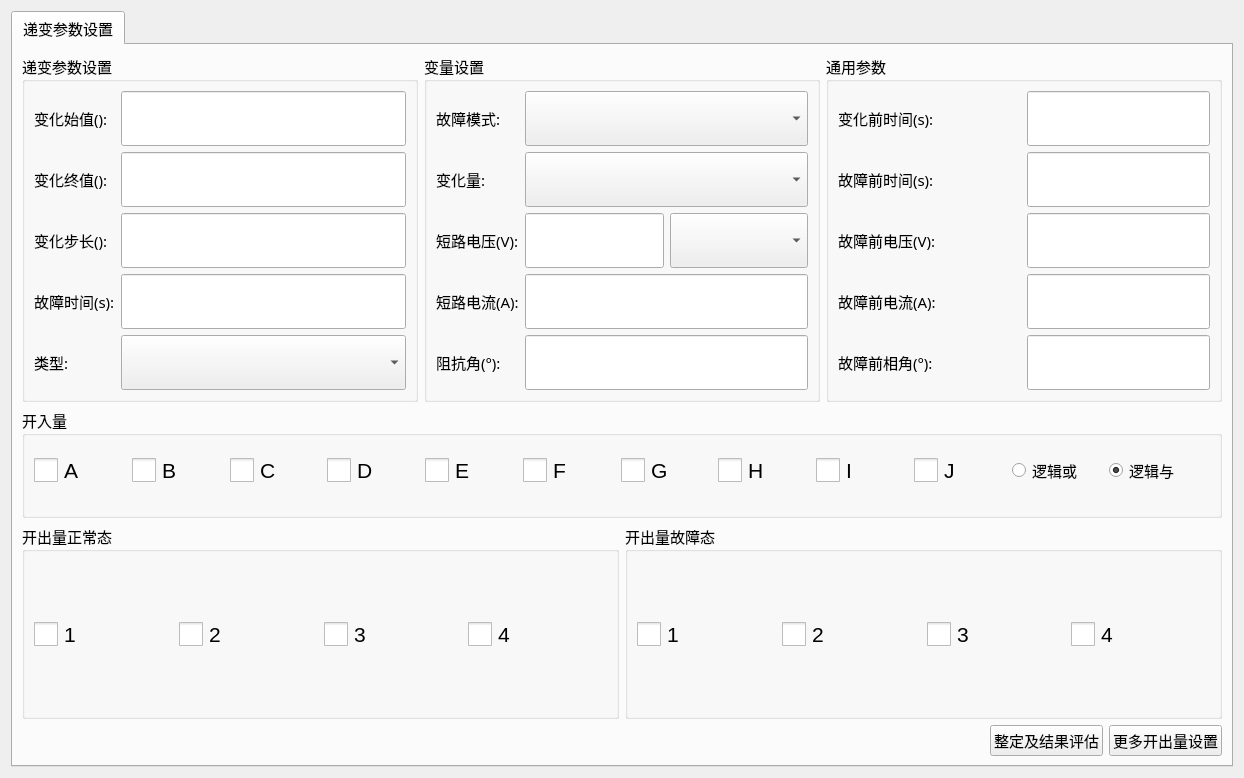
<?xml version="1.0" encoding="UTF-8"?>
<ui version="4.0">
 <class>QSttMacroParaEditViewFaultGradient</class>
 <widget class="QWidget" name="QSttMacroParaEditViewFaultGradient">
  <property name="geometry">
   <rect>
    <x>0</x>
    <y>0</y>
    <width>1244</width>
    <height>778</height>
   </rect>
  </property>
  <property name="font">
   <font>
    <family>Agency FB</family>
   </font>
  </property>
  <property name="windowTitle">
   <string>Form</string>
  </property>
  <layout class="QVBoxLayout" name="verticalLayout_2">
   <item>
    <widget class="QSttTabWidget" name="m_tabWidget">
     <property name="font">
      <font>
       <pointsize>11</pointsize>
      </font>
     </property>
     <property name="currentIndex">
      <number>0</number>
     </property>
     <widget class="QWidget" name="tab">
      <attribute name="title">
       <string>递变参数设置</string>
      </attribute>
      <layout class="QVBoxLayout" name="verticalLayout_3">
       <item>
        <layout class="QHBoxLayout" name="horizontalLayout_3" stretch="1,1,1">
         <item>
          <widget class="QGroupBox" name="m_gpChangeSet">
           <property name="sizePolicy">
            <sizepolicy hsizetype="Preferred" vsizetype="Preferred">
             <horstretch>0</horstretch>
             <verstretch>0</verstretch>
            </sizepolicy>
           </property>
           <property name="minimumSize">
            <size>
             <width>0</width>
             <height>250</height>
            </size>
           </property>
           <property name="title">
            <string>递变参数设置</string>
           </property>
           <layout class="QGridLayout" name="gridLayout">
            <item row="0" column="0">
             <widget class="QLabel" name="m_labInit">
              <property name="text">
               <string>变化始值():</string>
              </property>
             </widget>
            </item>
            <item row="0" column="1">
             <widget class="QSttLineEdit" name="m_editInit">
              <property name="sizePolicy">
               <sizepolicy hsizetype="Expanding" vsizetype="Preferred">
                <horstretch>0</horstretch>
                <verstretch>0</verstretch>
               </sizepolicy>
              </property>
              <property name="minimumSize">
               <size>
                <width>0</width>
                <height>0</height>
               </size>
              </property>
             </widget>
            </item>
            <item row="1" column="0">
             <widget class="QLabel" name="m_labFinish">
              <property name="text">
               <string>变化终值():</string>
              </property>
             </widget>
            </item>
            <item row="1" column="1">
             <widget class="QSttLineEdit" name="m_editFinish">
              <property name="sizePolicy">
               <sizepolicy hsizetype="Expanding" vsizetype="Preferred">
                <horstretch>0</horstretch>
                <verstretch>0</verstretch>
               </sizepolicy>
              </property>
              <property name="minimumSize">
               <size>
                <width>0</width>
                <height>0</height>
               </size>
              </property>
             </widget>
            </item>
            <item row="2" column="0">
             <widget class="QLabel" name="m_labStep">
              <property name="text">
               <string>变化步长():</string>
              </property>
             </widget>
            </item>
            <item row="2" column="1">
             <widget class="QSttLineEdit" name="m_editStep">
              <property name="sizePolicy">
               <sizepolicy hsizetype="Expanding" vsizetype="Preferred">
                <horstretch>0</horstretch>
                <verstretch>0</verstretch>
               </sizepolicy>
              </property>
              <property name="minimumSize">
               <size>
                <width>0</width>
                <height>0</height>
               </size>
              </property>
             </widget>
            </item>
            <item row="3" column="0">
             <widget class="QLabel" name="m_labTime">
              <property name="text">
               <string>故障时间(s):</string>
              </property>
             </widget>
            </item>
            <item row="3" column="1">
             <widget class="QSttLineEdit" name="m_editFaultTime">
              <property name="sizePolicy">
               <sizepolicy hsizetype="Expanding" vsizetype="Preferred">
                <horstretch>0</horstretch>
                <verstretch>0</verstretch>
               </sizepolicy>
              </property>
              <property name="minimumSize">
               <size>
                <width>0</width>
                <height>0</height>
               </size>
              </property>
             </widget>
            </item>
            <item row="4" column="0">
             <widget class="QLabel" name="m_labType">
              <property name="text">
               <string>类型:</string>
              </property>
             </widget>
            </item>
            <item row="4" column="1">
             <widget class="QScrollComboBox" name="m_cbbType">
              <property name="sizePolicy">
               <sizepolicy hsizetype="Preferred" vsizetype="Preferred">
                <horstretch>0</horstretch>
                <verstretch>0</verstretch>
               </sizepolicy>
              </property>
              <property name="minimumSize">
               <size>
                <width>0</width>
                <height>0</height>
               </size>
              </property>
              <property name="maximumSize">
               <size>
                <width>16777215</width>
                <height>16777215</height>
               </size>
              </property>
             </widget>
            </item>
           </layout>
           <zorder>m_labInit</zorder>
           <zorder>m_editInit</zorder>
           <zorder>m_editFinish</zorder>
           <zorder>m_labFinish</zorder>
           <zorder>m_labStep</zorder>
           <zorder>m_editStep</zorder>
           <zorder>m_labTime</zorder>
           <zorder>m_editFaultTime</zorder>
           <zorder>m_cbbType</zorder>
           <zorder>m_labType</zorder>
          </widget>
         </item>
         <item>
          <widget class="QGroupBox" name="m_gpVarSet">
           <property name="sizePolicy">
            <sizepolicy hsizetype="Preferred" vsizetype="Preferred">
             <horstretch>0</horstretch>
             <verstretch>0</verstretch>
            </sizepolicy>
           </property>
           <property name="minimumSize">
            <size>
             <width>0</width>
             <height>250</height>
            </size>
           </property>
           <property name="title">
            <string>变量设置</string>
           </property>
           <layout class="QGridLayout" name="gridLayout_2">
            <item row="0" column="0">
             <widget class="QLabel" name="m_labVar">
              <property name="text">
               <string>故障模式:</string>
              </property>
             </widget>
            </item>
            <item row="0" column="1">
             <widget class="QScrollComboBox" name="m_cbbFaultMode">
              <property name="sizePolicy">
               <sizepolicy hsizetype="Preferred" vsizetype="Preferred">
                <horstretch>0</horstretch>
                <verstretch>0</verstretch>
               </sizepolicy>
              </property>
              <property name="minimumSize">
               <size>
                <width>0</width>
                <height>0</height>
               </size>
              </property>
              <property name="maxVisibleItems">
               <number>5</number>
              </property>
             </widget>
            </item>
            <item row="1" column="0">
             <widget class="QLabel" name="m_labVar_2">
              <property name="text">
               <string>变化量:</string>
              </property>
             </widget>
            </item>
            <item row="1" column="1">
             <widget class="QScrollComboBox" name="m_cbbChangeVaule">
              <property name="sizePolicy">
               <sizepolicy hsizetype="Preferred" vsizetype="Preferred">
                <horstretch>0</horstretch>
                <verstretch>0</verstretch>
               </sizepolicy>
              </property>
              <property name="minimumSize">
               <size>
                <width>0</width>
                <height>0</height>
               </size>
              </property>
              <property name="font">
               <font>
                <pointsize>20</pointsize>
               </font>
              </property>
             </widget>
            </item>
            <item row="2" column="0">
             <widget class="QLabel" name="m_labShortVm">
              <property name="text">
               <string>短路电压(V):</string>
              </property>
             </widget>
            </item>
            <item row="2" column="1">
             <layout class="QHBoxLayout" name="horizontalLayout" stretch="1,1">
              <item>
               <widget class="QSttLineEdit" name="m_editShortVm">
                <property name="sizePolicy">
                 <sizepolicy hsizetype="Preferred" vsizetype="Preferred">
                  <horstretch>0</horstretch>
                  <verstretch>0</verstretch>
                 </sizepolicy>
                </property>
                <property name="minimumSize">
                 <size>
                  <width>0</width>
                  <height>0</height>
                 </size>
                </property>
               </widget>
              </item>
              <item>
               <widget class="QScrollComboBox" name="m_cbbShortVm">
                <property name="sizePolicy">
                 <sizepolicy hsizetype="Preferred" vsizetype="Preferred">
                  <horstretch>0</horstretch>
                  <verstretch>0</verstretch>
                 </sizepolicy>
                </property>
                <property name="minimumSize">
                 <size>
                  <width>0</width>
                  <height>0</height>
                 </size>
                </property>
               </widget>
              </item>
             </layout>
            </item>
            <item row="3" column="0">
             <widget class="QLabel" name="m_labDirection">
              <property name="text">
               <string>短路电流(A):</string>
              </property>
             </widget>
            </item>
            <item row="3" column="1">
             <widget class="QSttLineEdit" name="m_editShortVa">
              <property name="sizePolicy">
               <sizepolicy hsizetype="Expanding" vsizetype="Preferred">
                <horstretch>0</horstretch>
                <verstretch>0</verstretch>
               </sizepolicy>
              </property>
              <property name="minimumSize">
               <size>
                <width>0</width>
                <height>0</height>
               </size>
              </property>
             </widget>
            </item>
            <item row="4" column="0">
             <widget class="QLabel" name="m_labDirection_2">
              <property name="text">
               <string>阻抗角(°):</string>
              </property>
             </widget>
            </item>
            <item row="4" column="1">
             <widget class="QSttLineEdit" name="m_editAngle">
              <property name="sizePolicy">
               <sizepolicy hsizetype="Expanding" vsizetype="Preferred">
                <horstretch>0</horstretch>
                <verstretch>0</verstretch>
               </sizepolicy>
              </property>
              <property name="minimumSize">
               <size>
                <width>0</width>
                <height>0</height>
               </size>
              </property>
             </widget>
            </item>
           </layout>
          </widget>
         </item>
         <item>
          <widget class="QGroupBox" name="m_gpMannual">
           <property name="minimumSize">
            <size>
             <width>0</width>
             <height>250</height>
            </size>
           </property>
           <property name="title">
            <string>通用参数</string>
           </property>
           <layout class="QGridLayout" name="gridLayout_3">
            <item row="0" column="0">
             <widget class="QLabel" name="m_labTimeBeforeChange">
              <property name="text">
               <string>变化前时间(s):</string>
              </property>
             </widget>
            </item>
            <item row="0" column="1">
             <widget class="QSttLineEdit" name="m_editTimeBeforeChange">
              <property name="sizePolicy">
               <sizepolicy hsizetype="Preferred" vsizetype="Preferred">
                <horstretch>0</horstretch>
                <verstretch>0</verstretch>
               </sizepolicy>
              </property>
             </widget>
            </item>
            <item row="1" column="0">
             <widget class="QLabel" name="m_labTimeBeforeFail">
              <property name="text">
               <string>故障前时间(s):</string>
              </property>
             </widget>
            </item>
            <item row="1" column="1">
             <widget class="QSttLineEdit" name="m_editTimeBeforeFail">
              <property name="sizePolicy">
               <sizepolicy hsizetype="Preferred" vsizetype="Preferred">
                <horstretch>0</horstretch>
                <verstretch>0</verstretch>
               </sizepolicy>
              </property>
             </widget>
            </item>
            <item row="2" column="0">
             <widget class="QLabel" name="m_labTimeBeforeChange_2">
              <property name="text">
               <string>故障前电压(V):</string>
              </property>
             </widget>
            </item>
            <item row="2" column="1">
             <widget class="QSttLineEdit" name="m_editFaultBeforeVm">
              <property name="sizePolicy">
               <sizepolicy hsizetype="Preferred" vsizetype="Preferred">
                <horstretch>0</horstretch>
                <verstretch>0</verstretch>
               </sizepolicy>
              </property>
             </widget>
            </item>
            <item row="3" column="0">
             <widget class="QLabel" name="m_labTimeBeforeFail_2">
              <property name="text">
               <string>故障前电流(A):</string>
              </property>
             </widget>
            </item>
            <item row="3" column="1">
             <widget class="QSttLineEdit" name="m_editFaultBeforeVa">
              <property name="sizePolicy">
               <sizepolicy hsizetype="Preferred" vsizetype="Preferred">
                <horstretch>0</horstretch>
                <verstretch>0</verstretch>
               </sizepolicy>
              </property>
             </widget>
            </item>
            <item row="4" column="0">
             <widget class="QLabel" name="m_labTimeBeforeFail_3">
              <property name="text">
               <string>故障前相角(°):</string>
              </property>
             </widget>
            </item>
            <item row="4" column="1">
             <widget class="QSttLineEdit" name="m_editFaultBeforeAngle">
              <property name="sizePolicy">
               <sizepolicy hsizetype="Preferred" vsizetype="Preferred">
                <horstretch>0</horstretch>
                <verstretch>0</verstretch>
               </sizepolicy>
              </property>
             </widget>
            </item>
           </layout>
          </widget>
         </item>
        </layout>
       </item>
       <item>
        <layout class="QVBoxLayout" name="verticalLayout">
         <item>
          <widget class="QGroupBox" name="m_gpBin">
           <property name="minimumSize">
            <size>
             <width>0</width>
             <height>110</height>
            </size>
           </property>
           <property name="maximumSize">
            <size>
             <width>16777215</width>
             <height>110</height>
            </size>
           </property>
           <property name="title">
            <string>开入量</string>
           </property>
           <layout class="QHBoxLayout" name="horizontalLayout_4">
            <item>
             <layout class="QGridLayout" name="gridLayout_4">
              <property name="rightMargin">
               <number>9</number>
              </property>
              <property name="bottomMargin">
               <number>9</number>
              </property>
              <item row="0" column="3">
               <widget class="QSttCheckBox" name="m_cbBinD3">
                <property name="font">
                 <font>
                  <pointsize>16</pointsize>
                 </font>
                </property>
                <property name="styleSheet">
                 <string notr="true">QCheckBox::indicator {  
width: 24px;  height: 24px;
}</string>
                </property>
                <property name="text">
                 <string>D</string>
                </property>
                <attribute name="buttonGroup">
                 <string notr="true">btnGrpBin</string>
                </attribute>
               </widget>
              </item>
              <item row="0" column="8">
               <widget class="QSttCheckBox" name="m_cbBinI8">
                <property name="font">
                 <font>
                  <pointsize>16</pointsize>
                 </font>
                </property>
                <property name="styleSheet">
                 <string notr="true">QCheckBox::indicator {  
width: 24px;  height: 24px;
}</string>
                </property>
                <property name="text">
                 <string>I</string>
                </property>
                <attribute name="buttonGroup">
                 <string notr="true">btnGrpBin</string>
                </attribute>
               </widget>
              </item>
              <item row="0" column="9">
               <widget class="QSttCheckBox" name="m_cbBinJ9">
                <property name="font">
                 <font>
                  <pointsize>16</pointsize>
                 </font>
                </property>
                <property name="styleSheet">
                 <string notr="true">QCheckBox::indicator {  
width: 24px;  height: 24px;
}</string>
                </property>
                <property name="text">
                 <string>J</string>
                </property>
                <attribute name="buttonGroup">
                 <string notr="true">btnGrpBin</string>
                </attribute>
               </widget>
              </item>
              <item row="0" column="10">
               <widget class="QRadioButton" name="m_rbOr">
                <property name="text">
                 <string>逻辑或</string>
                </property>
               </widget>
              </item>
              <item row="0" column="1">
               <widget class="QSttCheckBox" name="m_cbBinB1">
                <property name="font">
                 <font>
                  <pointsize>16</pointsize>
                 </font>
                </property>
                <property name="styleSheet">
                 <string notr="true">QCheckBox::indicator {  
width: 24px;  height: 24px;
}</string>
                </property>
                <property name="text">
                 <string>B</string>
                </property>
                <attribute name="buttonGroup">
                 <string notr="true">btnGrpBin</string>
                </attribute>
               </widget>
              </item>
              <item row="0" column="5">
               <widget class="QSttCheckBox" name="m_cbBinF5">
                <property name="font">
                 <font>
                  <pointsize>16</pointsize>
                 </font>
                </property>
                <property name="styleSheet">
                 <string notr="true">QCheckBox::indicator {  
width: 24px;  height: 24px;
}</string>
                </property>
                <property name="text">
                 <string>F</string>
                </property>
                <attribute name="buttonGroup">
                 <string notr="true">btnGrpBin</string>
                </attribute>
               </widget>
              </item>
              <item row="0" column="0">
               <widget class="QSttCheckBox" name="m_cbBinA0">
                <property name="font">
                 <font>
                  <pointsize>16</pointsize>
                 </font>
                </property>
                <property name="styleSheet">
                 <string notr="true">QCheckBox::indicator {  
width: 24px;  height: 24px;
}</string>
                </property>
                <property name="text">
                 <string>A</string>
                </property>
                <attribute name="buttonGroup">
                 <string notr="true">btnGrpBin</string>
                </attribute>
               </widget>
              </item>
              <item row="0" column="2">
               <widget class="QSttCheckBox" name="m_cbBinC2">
                <property name="font">
                 <font>
                  <pointsize>16</pointsize>
                 </font>
                </property>
                <property name="styleSheet">
                 <string notr="true">QCheckBox::indicator {  
width: 24px;  height: 24px;
}</string>
                </property>
                <property name="text">
                 <string>C</string>
                </property>
                <attribute name="buttonGroup">
                 <string notr="true">btnGrpBin</string>
                </attribute>
               </widget>
              </item>
              <item row="0" column="6">
               <widget class="QSttCheckBox" name="m_cbBinG6">
                <property name="font">
                 <font>
                  <pointsize>16</pointsize>
                 </font>
                </property>
                <property name="styleSheet">
                 <string notr="true">QCheckBox::indicator {  
width: 24px;  height: 24px;
}</string>
                </property>
                <property name="text">
                 <string>G</string>
                </property>
                <attribute name="buttonGroup">
                 <string notr="true">btnGrpBin</string>
                </attribute>
               </widget>
              </item>
              <item row="0" column="7">
               <widget class="QSttCheckBox" name="m_cbBinH7">
                <property name="font">
                 <font>
                  <pointsize>16</pointsize>
                 </font>
                </property>
                <property name="styleSheet">
                 <string notr="true">QCheckBox::indicator {  
width: 24px;  height: 24px;
}</string>
                </property>
                <property name="text">
                 <string>H</string>
                </property>
                <attribute name="buttonGroup">
                 <string notr="true">btnGrpBin</string>
                </attribute>
               </widget>
              </item>
              <item row="0" column="4">
               <widget class="QSttCheckBox" name="m_cbBinE4">
                <property name="font">
                 <font>
                  <pointsize>16</pointsize>
                 </font>
                </property>
                <property name="styleSheet">
                 <string notr="true">QCheckBox::indicator {  
width: 24px;  height: 24px;
}</string>
                </property>
                <property name="text">
                 <string>E</string>
                </property>
                <attribute name="buttonGroup">
                 <string notr="true">btnGrpBin</string>
                </attribute>
               </widget>
              </item>
              <item row="0" column="11">
               <widget class="QRadioButton" name="m_rbAnd">
                <property name="text">
                 <string>逻辑与</string>
                </property>
                <property name="checked">
                 <bool>true</bool>
                </property>
               </widget>
              </item>
             </layout>
            </item>
           </layout>
          </widget>
         </item>
         <item>
          <layout class="QHBoxLayout" name="horizontalLayout_5">
           <item>
            <widget class="QGroupBox" name="m_gpBoutNormal">
             <property name="title">
              <string>开出量正常态</string>
             </property>
             <layout class="QGridLayout" name="gridLayout_10">
              <item row="0" column="0">
               <layout class="QGridLayout" name="gridLayout_5">
                <item row="0" column="3">
                 <widget class="QSttCheckBox" name="m_cbBOut3">
                  <property name="font">
                   <font>
                    <pointsize>16</pointsize>
                   </font>
                  </property>
                  <property name="styleSheet">
                   <string notr="true">QCheckBox::indicator {  
width: 24px;  height: 24px;
}</string>
                  </property>
                  <property name="text">
                   <string>4</string>
                  </property>
                  <attribute name="buttonGroup">
                   <string notr="true">btnGrpOutNormalError</string>
                  </attribute>
                 </widget>
                </item>
                <item row="0" column="0">
                 <widget class="QSttCheckBox" name="m_cbBOut0">
                  <property name="font">
                   <font>
                    <pointsize>16</pointsize>
                   </font>
                  </property>
                  <property name="styleSheet">
                   <string notr="true">QCheckBox::indicator {  
width: 24px;  height: 24px;
}</string>
                  </property>
                  <property name="text">
                   <string>1</string>
                  </property>
                  <attribute name="buttonGroup">
                   <string notr="true">btnGrpOutNormalError</string>
                  </attribute>
                 </widget>
                </item>
                <item row="0" column="2">
                 <widget class="QSttCheckBox" name="m_cbBOut2">
                  <property name="font">
                   <font>
                    <pointsize>16</pointsize>
                   </font>
                  </property>
                  <property name="styleSheet">
                   <string notr="true">QCheckBox::indicator {  
width: 24px;  height: 24px;
}</string>
                  </property>
                  <property name="text">
                   <string>3</string>
                  </property>
                  <attribute name="buttonGroup">
                   <string notr="true">btnGrpOutNormalError</string>
                  </attribute>
                 </widget>
                </item>
                <item row="0" column="1">
                 <widget class="QSttCheckBox" name="m_cbBOut1">
                  <property name="font">
                   <font>
                    <pointsize>16</pointsize>
                   </font>
                  </property>
                  <property name="styleSheet">
                   <string notr="true">QCheckBox::indicator {  
width: 24px;  height: 24px;
}</string>
                  </property>
                  <property name="text">
                   <string>2</string>
                  </property>
                  <attribute name="buttonGroup">
                   <string notr="true">btnGrpOutNormalError</string>
                  </attribute>
                 </widget>
                </item>
               </layout>
              </item>
             </layout>
            </widget>
           </item>
           <item>
            <widget class="QGroupBox" name="m_gpBoutError">
             <property name="title">
              <string>开出量故障态</string>
             </property>
             <layout class="QGridLayout" name="gridLayout_9">
              <item row="0" column="0">
               <layout class="QGridLayout" name="gridLayout_7">
                <item row="0" column="1">
                 <widget class="QSttCheckBox" name="m_cbBOut2_E5">
                  <property name="font">
                   <font>
                    <pointsize>16</pointsize>
                   </font>
                  </property>
                  <property name="styleSheet">
                   <string notr="true">QCheckBox::indicator {  
width: 24px;  height: 24px;
}</string>
                  </property>
                  <property name="text">
                   <string>2</string>
                  </property>
                  <attribute name="buttonGroup">
                   <string notr="true">btnGrpOutNormalError</string>
                  </attribute>
                 </widget>
                </item>
                <item row="0" column="3">
                 <widget class="QSttCheckBox" name="m_cbBOut4_E7">
                  <property name="font">
                   <font>
                    <pointsize>16</pointsize>
                   </font>
                  </property>
                  <property name="styleSheet">
                   <string notr="true">QCheckBox::indicator {  
width: 24px;  height: 24px;
}</string>
                  </property>
                  <property name="text">
                   <string>4</string>
                  </property>
                  <attribute name="buttonGroup">
                   <string notr="true">btnGrpOutNormalError</string>
                  </attribute>
                 </widget>
                </item>
                <item row="0" column="0">
                 <widget class="QSttCheckBox" name="m_cbBOut1_E4">
                  <property name="font">
                   <font>
                    <pointsize>16</pointsize>
                   </font>
                  </property>
                  <property name="styleSheet">
                   <string notr="true">QCheckBox::indicator {  
width: 24px;  height: 24px;
}</string>
                  </property>
                  <property name="text">
                   <string>1</string>
                  </property>
                  <attribute name="buttonGroup">
                   <string notr="true">btnGrpOutNormalError</string>
                  </attribute>
                 </widget>
                </item>
                <item row="0" column="2">
                 <widget class="QSttCheckBox" name="m_cbBOut3_E6">
                  <property name="font">
                   <font>
                    <pointsize>16</pointsize>
                   </font>
                  </property>
                  <property name="styleSheet">
                   <string notr="true">QCheckBox::indicator {  
width: 24px;  height: 24px;
}</string>
                  </property>
                  <property name="text">
                   <string>3</string>
                  </property>
                  <attribute name="buttonGroup">
                   <string notr="true">btnGrpOutNormalError</string>
                  </attribute>
                 </widget>
                </item>
               </layout>
              </item>
             </layout>
            </widget>
           </item>
          </layout>
         </item>
         <item>
          <layout class="QHBoxLayout" name="horizontalLayout_2">
           <item>
            <spacer name="horizontalSpacer">
             <property name="orientation">
              <enum>Qt::Horizontal</enum>
             </property>
             <property name="sizeHint" stdset="0">
              <size>
               <width>40</width>
               <height>20</height>
              </size>
             </property>
            </spacer>
           </item>
           <item>
            <widget class="QPushButton" name="m_btnEstimate">
             <property name="text">
              <string>整定及结果评估</string>
             </property>
            </widget>
           </item>
           <item>
            <widget class="QPushButton" name="m_btnMoreOut">
             <property name="text">
              <string>更多开出量设置</string>
             </property>
            </widget>
           </item>
          </layout>
         </item>
        </layout>
       </item>
      </layout>
     </widget>
    </widget>
   </item>
  </layout>
 </widget>
 <customwidgets>
  <customwidget>
   <class>QSttTabWidget</class>
   <extends>QTabWidget</extends>
   <header>../Controls/SttTabWidget.h</header>
   <container>1</container>
  </customwidget>
  <customwidget>
   <class>QSttCheckBox</class>
   <extends>QCheckBox</extends>
   <header>../Controls/SttCheckBox.h</header>
  </customwidget>
  <customwidget>
   <class>QSttLineEdit</class>
   <extends>QLineEdit</extends>
   <header>../Controls/SttLineEdit.h</header>
  </customwidget>
  <customwidget>
   <class>QScrollComboBox</class>
   <extends>QComboBox</extends>
   <header>../../../Module/UI/Module/ScrollCtrl/ScrollComboBox.h</header>
   <slots>
    <slot>on_FaultMode_currentIndexChanged(int)</slot>
   </slots>
  </customwidget>
 </customwidgets>
 <resources/>
 <connections/>
 <buttongroups>
  <buttongroup name="btnGrpBin">
   <property name="exclusive">
    <bool>false</bool>
   </property>
  </buttongroup>
  <buttongroup name="btnGrpOutNormalError">
   <property name="exclusive">
    <bool>false</bool>
   </property>
  </buttongroup>
 </buttongroups>
</ui>
